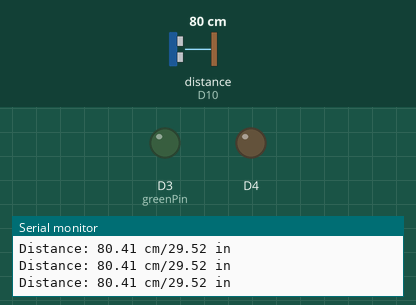
A sketch run on a simulated Arduino Nano 33 IoT. Parts: output pins drawn as LEDs (lit = HIGH), the last lines printed to the serial monitor. Wiring (inferred from the names in the program): ultrasonic range finder: trigger D8; echo D10. Inputs (shaded band) come from the test bench; at power-on: distance to the obstacle (sensor on D10) 80 cm. The echo pulse lasts 58.3 µs per cm; nothing arrives over Bluetooth unless stated; pins used as bus, display or sensor lines are not drawn.

Above: at 1.2 s.
1.3 s: distance to the obstacle (sensor on D10) set to 11 cm
2.8 s: distance to the obstacle (sensor on D10) set to 8 cm
At 4.0 s:
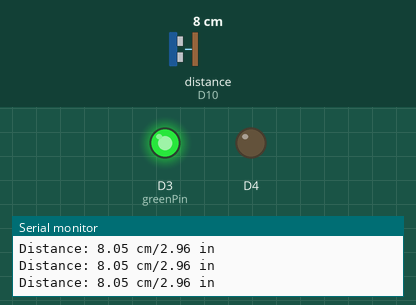
4.3 s: distance to the obstacle (sensor on D10) set to 18 cm
At 4.6 s:
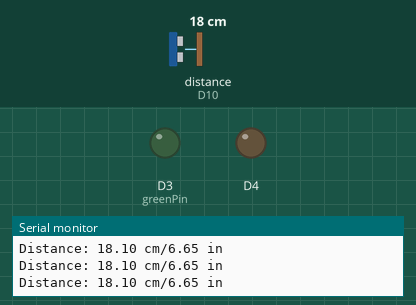
5.8 s: distance to the obstacle (sensor on D10) set to 2 cm
At 6.6 s:
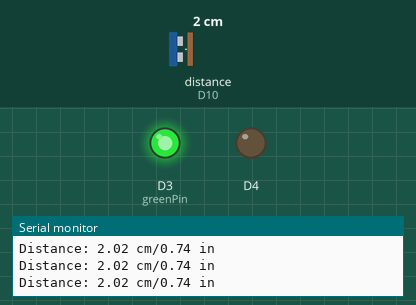
Timing chart, 0 to 8.3 s (numbered marks = the images above; inputs shaded):
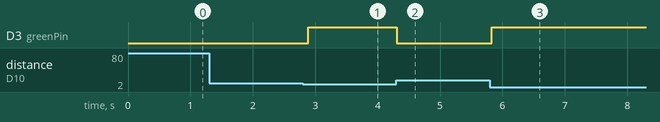

Measured:
- the behaviour switches between 10 and 9 cm on distance to the obstacle (sensor on D10) (found by bisection; images 0 and 1)
- after the input at 2.8 s, D3 (greenPin): LOW → HIGH after 0.09 s
- after the input at 4.3 s, D3 (greenPin): HIGH → LOW at once
- after the input at 5.8 s, D3 (greenPin): LOW → HIGH at once

The sketch:

test.ino
```cpp
const int trigPin = 8;
const int echoPin = 10;
const int redPin = 2;
const int greenPin = 3;
double duration;
double distanceCm, distanceInch;
double R1 = 0.01724;
double R2 = 0.006329;
double distanceLimit = 10;
#include <ArduinoBLE.h>
BLEService newService("180A"); // creating the service
BLEByteCharacteristic readChar("mom", BLERead);
BLEByteCharacteristic writeChar("dad", BLEWrite);


void setup() {
  // put your setup code here, to run once:
  pinMode(trigPin, OUTPUT);
  pinMode(echoPin, INPUT);
  pinMode(3, OUTPUT);
  pinMode(4, OUTPUT);
  Serial.begin(9600);
  while(!Serial);
    if (!BLE.begin()){
      Serial.println("Waiting for ArduinoBLE");
      while(1);
  }
  BLE.setDeviceName("Harlan's Device");
  BLE.setAdvertisedService(newService);
  newService.addCharacteristic(readChar);
  newService.addCharacteristic(writeChar);
  BLE.addService(newService);
  readChar.writeValue(0);
  writeChar.writeValue(0);
  BLE.advertise();
  Serial.println("Bluetooth device active");
}

void loop() {
  // put your main code here, to run repeatedly:
  digitalWrite(trigPin, LOW);
  delayMicroseconds(2);
  digitalWrite(trigPin, HIGH);
  delayMicroseconds(10);
  digitalWrite(trigPin, LOW);

  duration = pulseIn(echoPin, HIGH);
  distanceCm = duration * R1;
  distanceInch = duration * R2;
  Serial.print("Distance: ");
  Serial.print(distanceCm);
  readChar.writeValue(distanceCm);
  Serial.print(" cm/");
  Serial.print(distanceInch);
  Serial.println(" in");
  if (distanceCm < distanceLimit){
    digitalWrite(greenPin, HIGH);
    digitalWrite(redPin, LOW);
  }
  if (distanceCm > distanceLimit){
      digitalWrite(redPin, HIGH);
      digitalWrite(greenPin, LOW);
  }
  delay(100);

}
```
